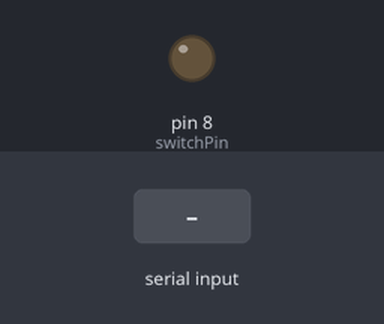
The sketch below on a simulated Arduino Uno, built with avr-gcc and run on an emulated ATmega328P. Shown: output pins drawn as LEDs (lit = HIGH). Dashed ring = blinking. The inputs (shaded band) are chosen by the test bench.

Above: at 1.2 s.
1.3 s: "1" received over Serial
At 1.42 s:
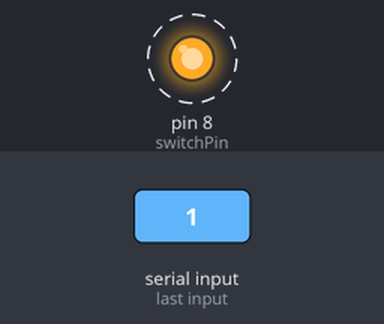
Timing chart, 0 to 4.3 s (numbered marks = the images above; inputs shaded):
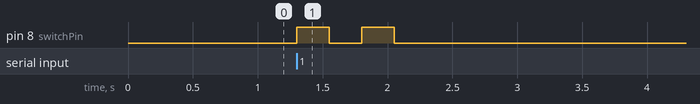

Measured:
- after the input at 1.3 s, pin 8 (switchPin): alternates HIGH for 0.25 s and LOW for 0.25 s, 4 changes in all, then stays LOW, starting at once

The sketch:

button_push.ino
```cpp
byte switchPin = 8;
byte inByte = 0;

void setup() {
  Serial.begin(9600);
  while (!Serial) {
    ;
  }

  pinMode(switchPin, OUTPUT);
  digitalWrite(switchPin, LOW);
}

void loop() {
  if (Serial.available() > 0) {
    // get the new byte:
    inByte = Serial.read();

    if (inByte == 49 ) {
//    Serial.print(inByte, DEC);

      for (int i=0; i<2; ++i) {
        digitalWrite(switchPin, HIGH);
        delay(250);
        digitalWrite(switchPin, LOW);
        delay(250);
      }
      inByte = 0;
    }
  }
}
```
